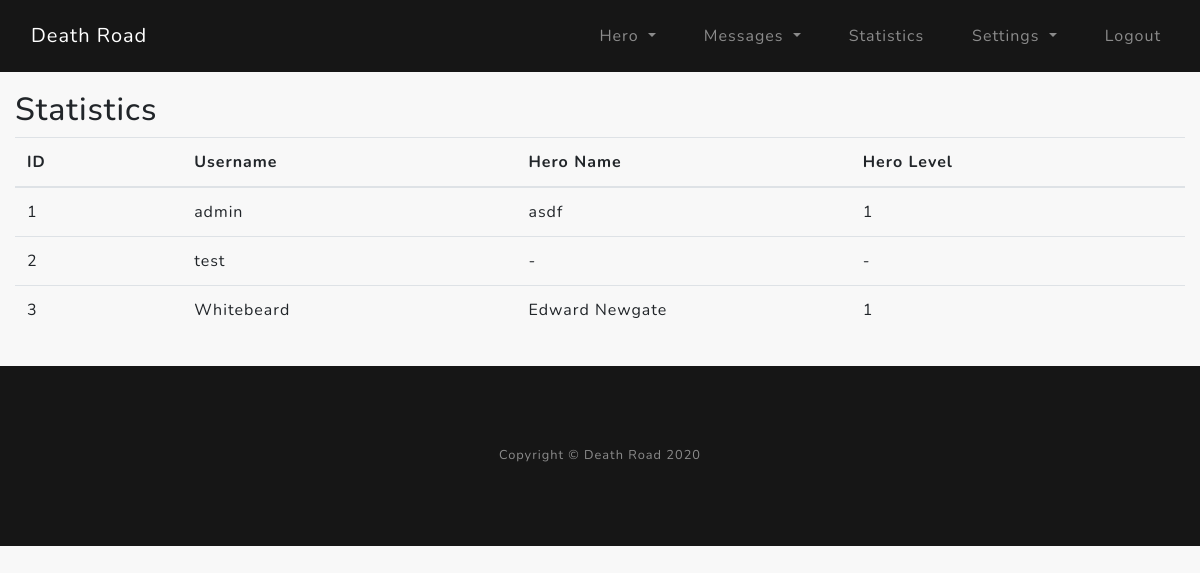
The page /statistics (signed in) on the database its author committed.
### core/models.py (models this page shows)
class User(db.Model, UserMixin):
    __tablename__ = "user"
    id = Column(Integer, primary_key=True)  # User ID
    username = Column(String(32), unique=True, nullable=False)  # Username used in registration
    email = Column(String(120), unique=True, nullable=False)  # Email for registration
    password = Column(String(60), nullable=False)  # hashed password
    hidemail = Column(Boolean, nullable=True)  # 0/1 Hide/Show email in public profile
    msg_per_page = Column(Integer, nullable=False)  # get how many messages to show on inbox/outbox page

class Hero(db.Model):
    __tablename__ = "hero"
    acc_id = Column(Integer, primary_key=True)  # hero id connected to account id
    name = Column(String(16), unique=True)  # name of the hero
    gender = Column(Boolean)  # 0 - male / 1 - female
    date_created = Column(DateTime)  # date created the hero
    level = Column(Integer)  # current level of the hero
    current_exp = Column(Integer)  # current experience of hero
    next_lvl_exp = Column(Integer)  # exp needed for next level
    hp = Column(Integer)  # current hero health HP
    hp_max = Column(Integer)  # current hero health HP
    hp_regen_rate = Column(Integer)  # hp regeneration per second
    hp_check_regen = Column(DateTime)  # used to calculate the regenerated hp over time
    alive = Column(Integer)  # Check if hero is Death (0), Reviving (1), Alive (2)
    death_check = Column(DateTime)  # Time when the hero was revived
    attack_point = Column(Integer)  # attack points needed to calculate damage

### core/statistics/routes.py (the view)
@stats.route("/statistics")
@login_required
def statistics():
    stats = db.session.query(User, Hero).outerjoin(Hero, User.id == Hero.acc_id)
    get_unread_msgs = unread_msgs(current_user.username)
    return render_template("statistics.html", stats=stats, get_unread_msgs=get_unread_msgs)

### core/models.py (called while the page is built)
@login_manager.user_loader
def load_user(user_id):
    return User.query.get(int(user_id))

### core/utils/unread_msgs.py (called while the page is built)
def unread_msgs(current_acc_uname):
    gum = Messages.query.filter_by(recipient=current_acc_uname, del_in=False, seen=False).count()
    return gum

### core/templates/statistics.html
{% extends "layout.html" %}
{% block content %}
<section class="statistics-section">
    <div class="container py-3">
        <div class="row">
            <div class="col-lg">
                <h2>Statistics</h2>
                <table class="table table-hover">
                    <thead style="font-weight: bold">
                        <tr>
                            <th class="col-md-1">ID</th>
                            <th class="col-sm-2">Username</th>
                            <th class="col-sm-2">Hero Name</th>
                            <th class="col-sm-2">Hero Level</th>
                        </tr>
                    </thead>
                    <tbody>
                    {% for stat in stats %}
                        <tr>
                            <td>{{ stat[0].id }}</td>
                            <td>{{ stat[0].username }}</td>
                        {% if stat[1] == None %}
                            <td>-</td>
                            <td>-</td>
                        {% else %}
                            <td>{{ stat[1].name }}</td>
                            <td>{{ stat[1].level }}</td>
                        {% endif %}
                        </tr>
                    {% endfor %}
                    </tbody>
                </table>
            </div>
        </div>
    </div>
</section>
{% endblock %}

### core/static/custom-style.css (style rules this page uses)
html, body { scroll-behavior: smooth; }
body { font-family: 'Nunito'; letter-spacing: 0.0625em; background-color: #f8f8f8; }
@media (min-width: 1000px) { .container { max-width: 1600px; } }
.statistics-section { margin: 75px 0 0 0; }

### rows shown on the page
User: id "1", username "admin", name "asdf", level "1"
User: id "2", username "test"
User: id "3", username "Whitebeard", name "Edward Newgate", level "1"
